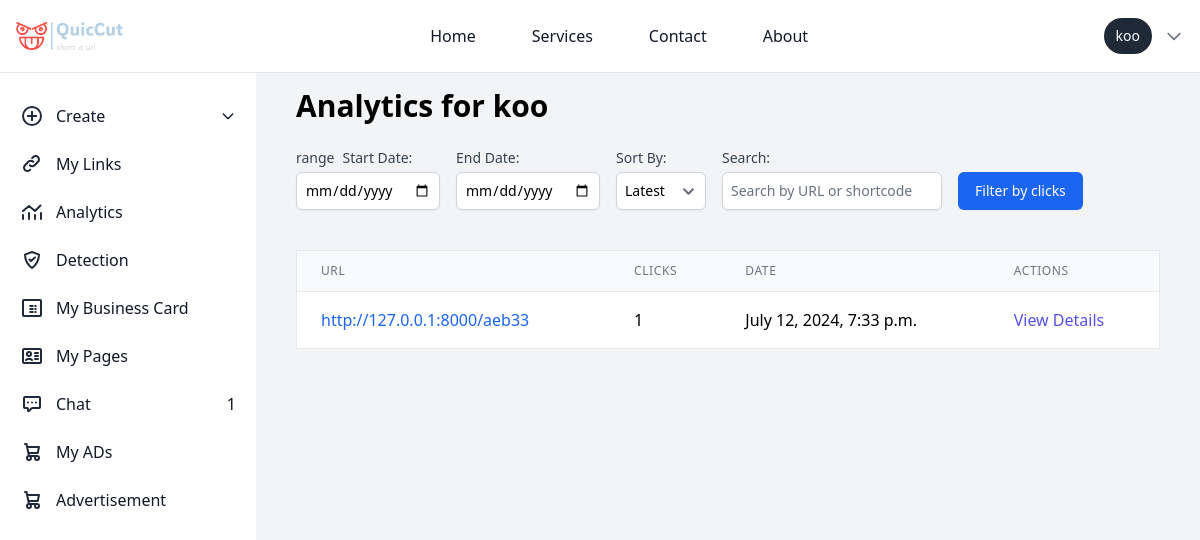
The app's page /analytics/ (signed in) with its own data.
### urlshortner/models.py (models this page shows, shortened)
class ShortURL(models.Model):
    user = models.ForeignKey(User, on_delete=models.CASCADE, null=True, blank=True)
    original_url = models.URLField()
    short_code = models.CharField(max_length=10, unique=True)
    clicks = models.IntegerField(default=0)
    date_created = models.DateTimeField(auto_now_add=True)
    qr_code_data = models.TextField(null=True, blank=True)
    class Meta:
        ordering = ['-date_created']

### user/views.py (the view)
# urls.py: path('analytics/', analytics_view, name='analytics_view'),
@login_required
def analytics_view(request):
    clicks = Click.objects.filter(short_url__user=request.user)
    short_urls = ShortURL.objects.filter(user=request.user)
    url_clicks = {short_url: 0 for short_url in short_urls}
    start_date = request.GET.get('start_date')
    end_date = request.GET.get('end_date')
    search_query = request.GET.get('search', '')
    if start_date and end_date:
        start_date = parse_date(start_date)
        end_date = parse_date(end_date)
        clicks = clicks.filter(timestamp__range=[start_date, end_date])
    if search_query:
        short_urls = short_urls.filter(
            Q(original_url__icontains=search_query) |
            Q(short_code__icontains=search_query)
        )
    for click in clicks:
        if click.short_url in url_clicks:
            url_clicks[click.short_url] += 1
    sort_by = request.GET.get('sort_by')
    if sort_by == 'clicks':
        url_clicks = dict(sorted(url_clicks.items(), key=lambda item: item[1], reverse=True))
    context = {
        'url_clicks': url_clicks,
        'clicks': clicks,
        'start_date': start_date,
        'end_date': end_date,
        'sort_by': sort_by,
        'search_query': search_query,
        'username': request.user.username
    }
    return render(request, 'user/analytics.html', context)

### chat/templatetags/chat_tags.py (called while the page is built)
@register.simple_tag
def unread_message_count(user):
    return Message.objects.filter(receiver=user, is_read=False).count()

### templates/user/analytics.html (shortened to what this page needs)
{% extends 'basehome/base.html' %}
{% block content %}
{% load static %}
<body class="overflow-hidden">
<div class="bg-gray-100 p-10 sm:ml-64 mt-12 overflow-y-auto max-h-screen">
  <div class="w-full h-screen bg-gray-100">
  <h1 class="text-3xl font-bold mb-6">Analytics for {{ username }}</h1>
  <form method="get" class="mb-6 flex flex-wrap items-center space-x-4">
    <div class="mb-4">
      <div class="flex">
      <p class="block text-sm font-medium text-gray-700 mr-2">range </p>
      <label for="start_date" class="block text-sm font-medium text-gray-700"> Start Date:</label>
    </div>
      <input type="date" name="start_date" id="start_date" value="{{ request.GET.start_date }}" class="mt-1 block w-full p-2 border border-gray-300 rounded-md shadow-sm focus:ring-blue-500 focus:border-blue-500 sm:text-sm">
    </div>
    <div class="mb-4">
      <label for="end_date" class="block text-sm font-medium text-gray-700">End Date:</label>
      <input type="date" name="end_date" id="end_date" value="{{ request.GET.end_date }}" class="mt-1 block w-full p-2 border border-gray-300 rounded-md shadow-sm focus:ring-blue-500 focus:border-blue-500 sm:text-sm">
    </div>
    <div class="mb-4">
      <label for="sort_by" class="block text-sm font-medium text-gray-700">Sort By:</label>
      <select name="sort_by" id="sort_by" class="mt-1 block w-full p-2 border border-gray-300 rounded-md shadow-sm focus:ring-blue-500 focus:border-blue-500 sm:text-sm">
        <option value="">Latest</option>
      </select>
    </div>
    <div class="mb-4">
      <label for="search" class="block text-sm font-medium text-gray-700">Search:</label>
      <input type="text" name="search" id="search" value="{{ request.GET.search }}" class="mt-1 block w-full p-2 border border-gray-300 rounded-md shadow-sm focus:ring-blue-500 focus:border-blue-500 sm:text-sm" placeholder="Search by URL or shortcode">
    </div>
    <div class="mb-4">
      <button type="submit" class="mt-6 inline-flex items-center px-4 py-2 border border-transparent text-sm font-medium rounded-md shadow-sm text-white bg-blue-600 hover:bg-blue-700 focus:outline-none focus:ring-2 focus:ring-offset-2 focus:ring-blue-500">
        Filter by clicks
      </button>
    </div>
  </form>
  <div class="overflow-x-auto overflow-y-auto max-h-80">
    <table class="min-w-full bg-white border border-gray-200 divide-y divide-gray-200 rounded-lg shadow-sm">
      <thead class="bg-gray-50">
        <tr>
          <th scope="col" class="px-6 py-3 text-left text-xs font-medium text-gray-500 uppercase tracking-wider">URL</th>
          <th scope="col" class="px-6 py-3 text-left text-xs font-medium text-gray-500 uppercase tracking-wider">Clicks</th>
          <th scope="col" class="px-6 py-3 text-left text-xs font-medium text-gray-500 uppercase tracking-wider">Date</th>
          <th scope="col" class="px-6 py-3 text-left text-xs font-medium text-gray-500 uppercase tracking-wider">Actions</th>
        </tr>
      </thead>
      <tbody class="bg-white divide-y divide-gray-200">
        {% for short_url, click_count in url_clicks.items %}
        <tr>
          <td class="px-6 py-4 whitespace-nowrap">
            <a href="{% url 'redirect_view' short_code=short_url.short_code %}" class="text-blue-600 hover:text-blue-800">http://127.0.0.1:8000/{{ short_url.short_code }}</a>
          </td>
          <td class="px-6 py-4 whitespace-nowrap">{{ click_count }}</td>
          <td class="px-6 py-4 whitespace-nowrap">{{ short_url.date_created }}</td>
          <td class="px-6 py-4 whitespace-nowrap">
            <a href="{% url 'url_details_view' short_code=short_url.short_code %}" class="text-indigo-600 hover:text-indigo-900">View Details</a>
          </td>
        </tr>
        {% endfor %}
      </tbody>
    </table>
  </div>
  <br>
  <br>
  <br>
</div>
</div>
</body>
{% endblock %}

### templates/basehome/base.html (shortened to what this page needs)
{% load compress %}
{% load static %}
{% load chat_tags %}
<!DOCTYPE html>
<html lang="en">
<head>
    {% compress css %}
    <link rel="stylesheet" href="{% static 'src/output.css' %}">
    {% endcompress %}
</head>
<body class="p-0 m-0">
  <nav class="bg-white dark:bg-gray-900 border-b border-gray-200 dark:border-gray-700  fixed w-full z-10 top-0">
    <div class="max-w-screen-xl mx-auto p-4 flex flex-wrap items-center justify-between">
       <a href="/" class=" items-center ">
          <img src="{% static 'logo.png' %}" class="h-6 me-3 sm:h-7" alt="logo" />
       </a>
        <div class="flex items-center md:order-2 space-x-3 rtl:space-x-reverse">
            {% if user.is_authenticated %}
            <span class="flex items-center text-sm bg-gray-800 text-white rounded-full py-2 px-3 focus:ring-4 focus:ring-gray-300 dark:focus:ring-gray-600">
                {{ user.username }}
            </span>
            <div class="relative">
                <button id="user-menu-button" class="flex items-center text-sm text-gray-500 hover:text-gray-700 dark:text-gray-400 dark:hover:text-gray-300 focus:outline-none">
                    <svg class="w-5 h-5" fill="none" stroke="currentColor" viewBox="0 0 24 24" xmlns="http://www.w3.org/2000/svg">
                        <path stroke-linecap="round" stroke-linejoin="round" stroke-width="2" d="M19 9l-7 7-7-7"></path>
                    </svg>
                </button>
            </div>
            {% endif %}
        </div>
        <div class="hidden w-full md:flex md:w-auto md:order-1" id="navbar-user">
            <ul class="flex flex-col p-4 mt-4 bg-gray-50 md:bg-white dark:bg-gray-800 md:dark:bg-gray-900 md:mt-0 md:flex-row md:space-x-8 md:p-0 border border-gray-100 rounded-lg md:border-0 dark:border-gray-700">
                <li>
                    <a href="{% url 'landingpage' %}" class="block py-2 px-3 text-gray-900 hover:text-blue-700 dark:text-white md:hover:bg-transparent md:dark:hover:text-blue-500 dark:hover:bg-gray-700 dark:hover:text-white md:dark:hover:bg-transparent">Home</a>
                </li>
                <li>
                    <a href="{% url 'service' %}" class="block py-2 px-3 text-gray-900 hover:text-blue-700 dark:text-white md:hover:bg-transparent md:dark:hover:text-blue-500 dark:hover:bg-gray-700 dark:hover:text-white md:dark:hover:bg-transparent">Services</a>
                </li>
                <li>
                    <a href="{% url 'contact' %}" class="block py-2 px-3 text-gray-900 hover:text-blue-700 dark:text-white md:hover:bg-transparent md:dark:hover:text-blue-500 dark:hover:bg-gray-700 dark:hover:text-white md:dark:hover:bg-transparent">Contact</a>
                </li>
                <li>
                    <a href="{% url 'about' %}" class="block py-2 px-3 text-gray-900 hover:text-blue-700 dark:text-white md:hover:bg-transparent md:dark:hover:text-blue-500 dark:hover:bg-gray-700 dark:hover:text-white md:dark:hover:bg-transparent">About</a>
                </li>
            </ul>
        </div>
    </div>
</nav>
    <nav class="bg-white">
      <aside id="logo-sidebar" class=" fixed mt-20 left-0 z-40 w-64 h-screen transition-transform -translate-x-full sm:translate-x-0" aria-label="Sidebar">
        <div class="h-full px-3 py-4 overflow-y-auto bg-white dark:bg-white-800">
        <div >
          <div >
            <ul id="sidebar" class="space-y-2 font-medium">
             {% if user.is_authenticated %}
             <li x-data="{ open: false }">
              <a href="javascript:void(0);" @click="open = !open" class="flex items-center p-2 text-gray-900 rounded-lg dark:text-white hover:bg-gray-100 dark:hover:bg-gray-700 group">
                  <span class="ms-3">Create</span>
                  <svg :class="{ 'rotate-180': open }" class="w-4 h-4 ml-auto transition-transform duration-200" xmlns="http://www.w3.org/2000/svg" fill="none" viewBox="0 0 24 24" stroke="currentColor">
                      <path stroke-linecap="round" stroke-linejoin="round" stroke-width="2" d="M19 9l-7 7-7-7"/>
                  </svg>
              </a>
          </li>
            <li>
              <a href="{% url 'user_links' %}" class="flex items-center p-2 text-gray-900 rounded-lg dark:text-white hover:bg-gray-100 dark:hover:bg-gray-700 group">
               <span class="ms-3">My Links</span>
               </a>
             </li>
             <li>
              <a href="{% url 'analytics_view' %}" class="flex items-center p-2 text-gray-900 rounded-lg dark:text-white hover:bg-gray-100 dark:hover:bg-gray-700 group">
                <svg class="w-6 h-6 text-gray-800 dark:text-white" aria-hidden="true" xmlns="http://www.w3.org/2000/svg" width="24" height="24" fill="none" viewBox="0 0 24 24">
                  <path stroke="currentColor" stroke-linecap="round" stroke-linejoin="round" stroke-width="2" d="M3 15v4m6-6v6m6-4v4m6-6v6M3 11l6-5 6 5 5.5-5.5"/>
                </svg>
                 <span class="flex-1 ms-3 whitespace-nowrap">Analytics</span>
              </a>
           </li>
           <li>
            <a href="{% url 'predict' %}" class="flex items-center p-2 text-gray-900 rounded-lg dark:text-white hover:bg-gray-100 dark:hover:bg-gray-700 group">
               <span class="flex-1 ms-3 whitespace-nowrap">Detection</span>
            </a>
         </li>
   <li>
    <a href="{% url 'business_card_list' %}" class="flex items-center p-2 text-gray-900 rounded-lg dark:text-white hover:bg-gray-100 dark:hover:bg-gray-700 group">
       <span class="flex-1 ms-3 whitespace-nowrap">My Business Card</span>
    </a>
 </li>
 <li>
  <a href="{% url 'user_landing_pages' %}" class="flex items-center p-2 text-gray-900 rounded-lg dark:text-white hover:bg-gray-100 dark:hover:bg-gray-700 group">
     <span class="flex-1 ms-3 whitespace-nowrap">My Pages</span>
  </a>
</li>
    <li>
      <a href="{% url 'chat_list' %}"  class="flex items-center p-2 text-gray-900 rounded-lg dark:text-white hover:bg-gray-100 dark:hover:bg-gray-700 group">
         <span class="flex-1 ms-3 whitespace-nowrap">Chat</span>
         {% load chat_tags %}
         {% unread_message_count user as unread_count %}
         {% if unread_count > 0 %}
             <span class="badge badge-danger">{{ unread_count }}</span>
         {% endif %}
      </a>
   </li>
    <li>
      <a href="{% url 'my_content'%}" class="flex items-center p-2 text-gray-900 rounded-lg dark:text-white hover:bg-gray-100 dark:hover:bg-gray-700 group">
        <span class="ms-3">My ADs</span>
        </a>
      </li>
             <li>
              <a href="{% url 'content_list' %}" class="flex items-center p-2 text-gray-900 rounded-lg dark:text-white hover:bg-gray-100 dark:hover:bg-gray-700 group">
                 <span class="flex-1 ms-3 whitespace-nowrap">Advertisement</span>
              </a>
           </li>
              {% endif %}
            </ul>
          </div>
        </div>
        <br>
        <br>
        <br>
        <br>
      </nav>
    {% block content %}
    {% endblock %}
</body>
</html>

### records on screen
ShortURL: short_code "aeb33", click_count "1", date_created "July 12, 2024, 7:33 p.m."

### other values on screen
{{ user.username }} "koo"
{{ unread_count }} "1"
{{ username }} "koo"
